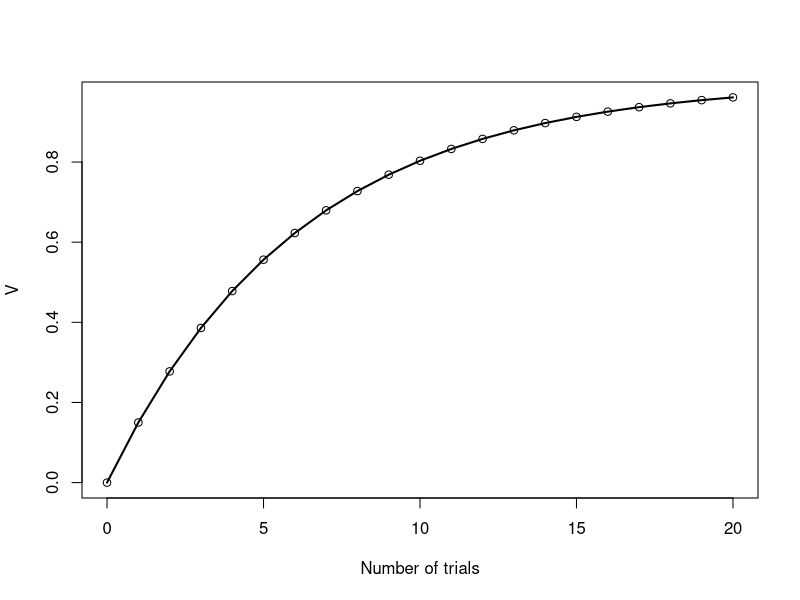
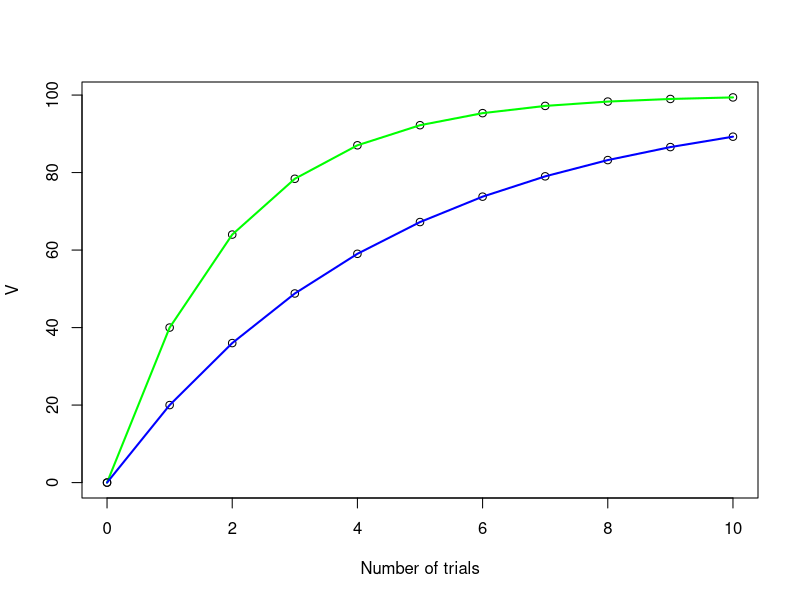
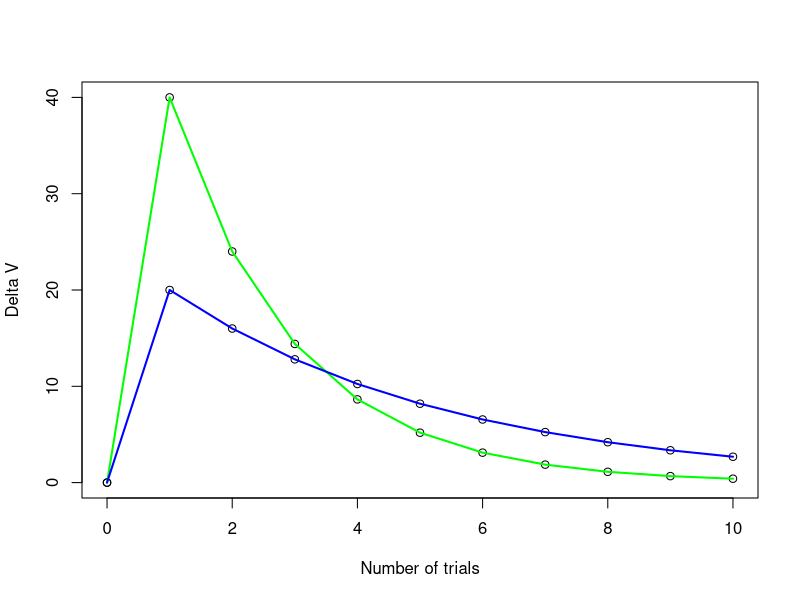
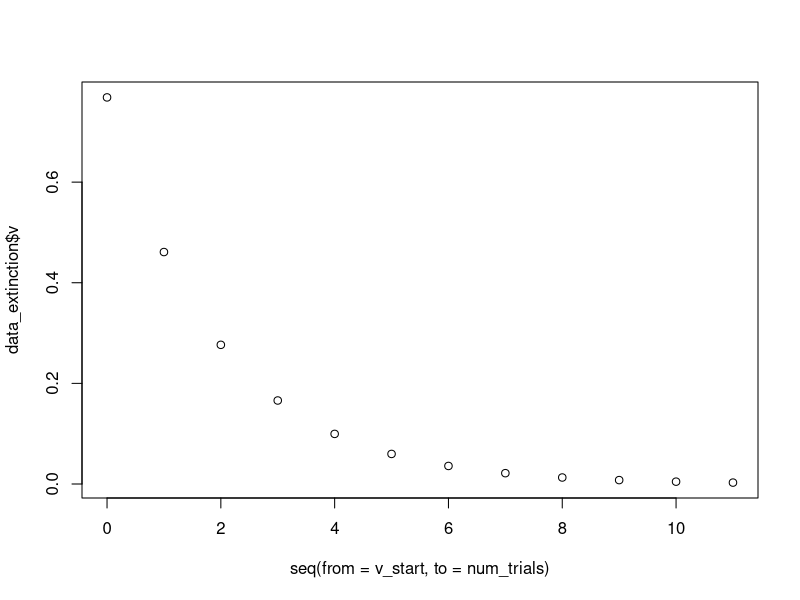
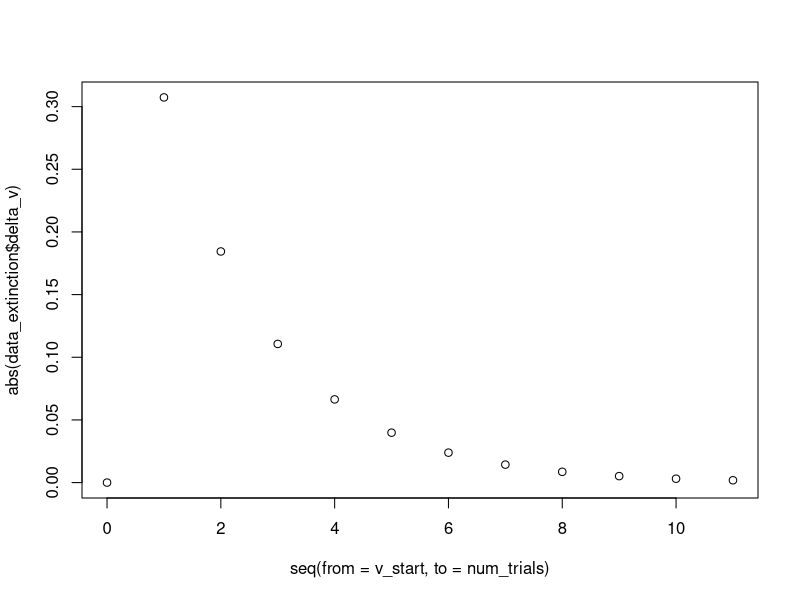
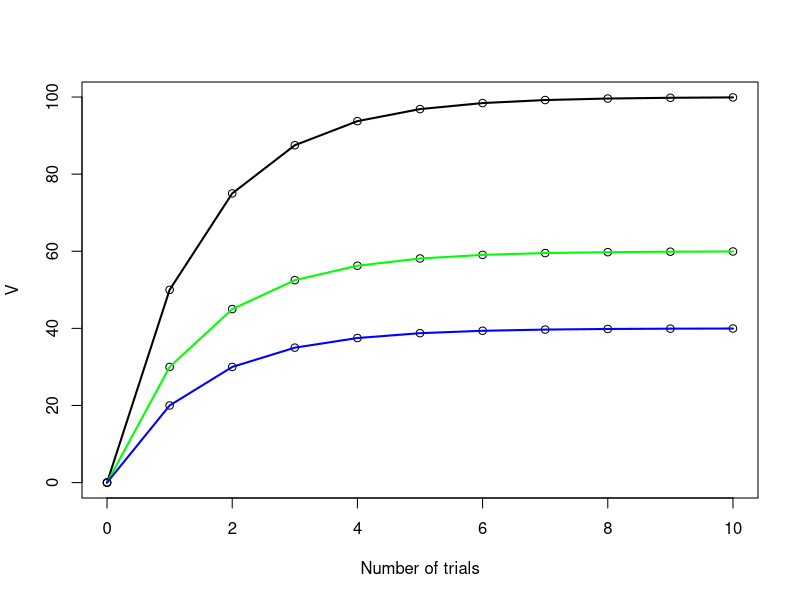
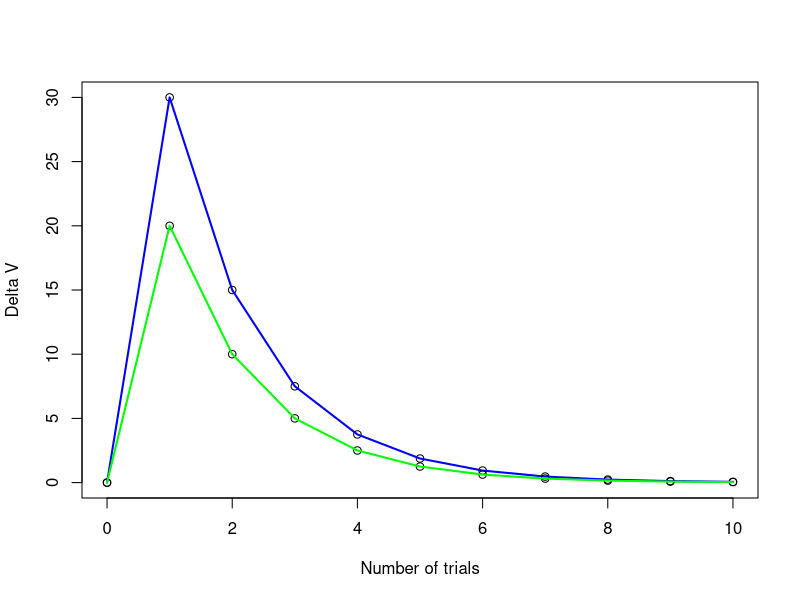

Source code (R) for these figures, in order:
## ---- chunk 1
rescorla <- function(v_start, v_max, alpha, num_trials)
{
  v_vec = c(v_start)
  delta_v_vec = c(0)

  for(i in 2:(num_trials+1))
  {
    delta_v_vec[i] = alpha*(v_max - v_vec[i-1])
    v_vec[i] = v_vec[i-1] + delta_v_vec[i]
  }

  data<-as.data.frame(cbind(v_vec, delta_v_vec))
  colnames(data)<-c("v","delta_v")
  return(data)
}

num_trials = 20
data = rescorla(0, 1, 0.15, num_trials)
plot(seq(from=0, to=num_trials), data$v, xlab = "Number of trials", ylab = "V")
lines(seq(from=0, to=num_trials), data$v,col="black",lwd=2)
## ---- chunk 2
v_start    = 0
v_max      = 100
alpha     = 0.4
num_trials = 10

data1 = rescorla(v_start, v_max, alpha, num_trials)

alpha = 0.2
data2 = rescorla(v_start, v_max, alpha, num_trials)

plot(seq(v_start, num_trials), data1$v, xlab = "Number of trials", ylab = "V")
lines(seq(from=v_start, to=num_trials), data1$v,col="green",lwd=2)
points(seq(from=v_start, to=num_trials), data2$v,col="black")
lines(seq(from=v_start, to=num_trials), data2$v,col="blue",lwd=2)
## ---- chunk 3
plot(seq(v_start, num_trials), data1$delta_v, xlab = "Number of trials", ylab = "Delta V")
lines(seq(from=v_start, to=num_trials), data1$delta_v,col="green",lwd=2)
points(seq(from=v_start, to=num_trials), data2$delta_v,col="black")
lines(seq(from=v_start, to=num_trials), data2$delta_v,col="blue",lwd=2)
## ---- chunk 4
V_start = data$v[10]
V_max = 0
alpha = 0.4
num_trials = 11

data_extinction = rescorla(V_start, V_max, alpha, num_trials)
data_extinction
plot(seq(from=v_start, to=num_trials), data_extinction$v)
plot(seq(from=v_start, to=num_trials), abs(data_extinction$delta_v))
## ---- chunk 5
rescorla_compound <- function(v_start, v_max, alpha1, alpha2, num_trials)
{
  v_vec1 = c(v_start)
  v_vec2 = c(v_start)
  v_vec_comp = c(v_start)
  delta_v_vec1 = c(0)
  delta_v_vec2 = c(0)
  
  for(i in 2:(num_trials+1))
  {
    delta_v_vec1[i] = alpha1*(v_max - v_vec_comp[i-1])
    delta_v_vec2[i] = alpha2*(v_max - v_vec_comp[i-1])
    v_vec1[i] = v_vec1[i-1] + delta_v_vec1[i]
    v_vec2[i] = v_vec2[i-1] + delta_v_vec2[i]
    v_vec_comp[i] = v_vec1[i] + v_vec2[i]
  }

  data<-as.data.frame(cbind(v_vec1, v_vec2, v_vec_comp, delta_v_vec1, delta_v_vec2))
  colnames(data)<-c("v1", "v2", "v_comp","delta_v1", "delta_v2")
  return(data)
}
v_start    = 0
v_max      = 100
alpha1     = 0.2
alpha2     = 0.3
num_trials = 10

data1 = rescorla_compound(v_start, v_max, alpha1, alpha2, num_trials)
plot(seq(v_start, num_trials), data1$v_comp, xlab = "Number of trials", ylab = "V")
lines(seq(from=v_start, to=num_trials), data1$v_comp,col="black",lwd=2)
points(seq(from=v_start, to=num_trials), data1$v2,col="black")
lines(seq(from=v_start, to=num_trials), data1$v2,col="green",lwd=2)
points(seq(from=v_start, to=num_trials), data1$v1,col="black")
lines(seq(from=v_start, to=num_trials), data1$v1,col="blue",lwd=2)

plot(seq(v_start, num_trials), data1$delta_v2, xlab = "Number of trials", ylab = "Delta V")
lines(seq(from=v_start, to=num_trials), data1$delta_v2,col="blue",lwd=2)
points(seq(from=v_start, to=num_trials), data1$delta_v1,col="black")
lines(seq(from=v_start, to=num_trials), data1$delta_v1,col="green",lwd=2)
## ---- chunk 6

## ---- chunk 7

